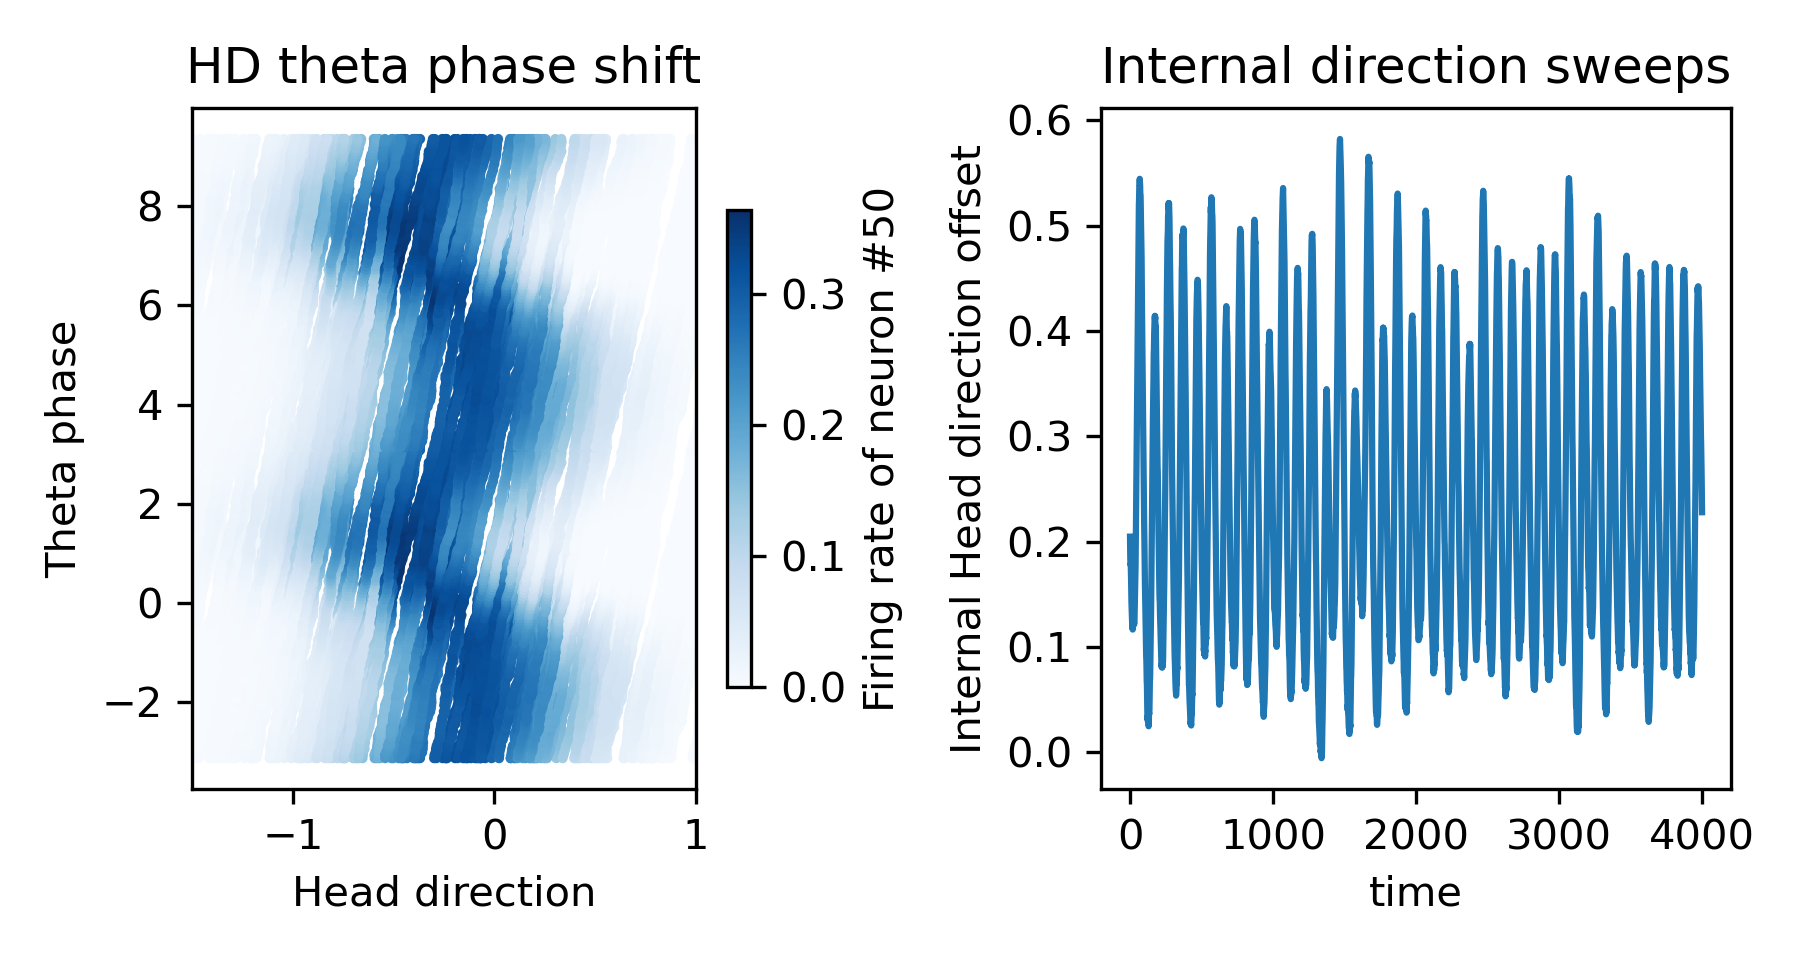

Python code for this plot:
import brainpy as bp
import brainpy.math as bm
import numpy as np
import matplotlib.pyplot as plt
import jax
from Network_models import HD_cell, circle_period
import matplotlib.colors as mcolors
import matplotlib.colorbar as mcolorbar
from scipy.signal import find_peaks, peak_widths
bm.clear_buffer_memory()
bm.set_platform('gpu')
# simulation time step
bm.set_dt(1.)

# 环境设置
x1 = -np.pi
x2 = np.pi
x_bound = np.array([x1, x2, x2, x1, x1])
y_bound = np.array([x1, x1, x2, x2, x1])

num_hd = 100
noise_stre = 0.1
theta_modulation_stre_hd = 0.4
mabr_hd = 12


HD_net = HD_cell(num=num_hd, 
                 noise_stre=noise_stre, 
                 tau=10., tau_v=100., 
                 k=1., mbar=mabr_hd, a=0.4, A=3., J0=4., 
                 z_min=-bm.pi, z_max=bm.pi)

# run coupled net
def run_CoupleNet(i, Head_direction):  # 20 x size

    T_theta = 100
    #calculate TheataModulator at time step i
    t = i*bm.dt
    theta_phase = bm.mod(t, T_theta)/T_theta # theta phase（0,1）
    ThetaModulator_HD = 1+theta_modulation_stre_hd*bm.cos(theta_phase*2*bm.pi)
    #calculate internal head direction
    HD_net.step_run(i, Head_direction, ThetaModulator_HD)
    Internal_direction = HD_net.center #center of mass of internal direction
    HD_activity = HD_net.r 

    return Internal_direction, HD_activity, theta_phase


# run network


N = 8
angular_velocity = 3.15/(1e3)
numT = 2000*20
time_steps = np.arange(numT)

def traj_hd(x0, v, T):
    x = []
    xt = x0
    for i in range(T):
        xt = xt + v * (1 + np.random.randn(1)) * bm.dt
        if xt > np.pi:
            xt -= 2 * np.pi
        if xt < -np.pi:
            xt += 2 * np.pi
        x.append(xt)
    return np.array(x)
Head_direction = traj_hd(x0=-np.pi, v=angular_velocity, T=numT)
plt.figure()
plt.plot(Head_direction)
plt.savefig('./HD_phase_shift/Head_direction.png', dpi=300)
center_HD, r_HD, theta_phase = bm.for_loop(
    run_CoupleNet, (time_steps, Head_direction), progress_bar=True
)
onecycleT = numT/(N/2)
start = int(numT - 0.7*onecycleT)
end = int(numT - 0.3*onecycleT)
theta_phase = (theta_phase-1/2)*2*np.pi
max_bump_activity = np.max(r_HD, axis=1)


labelsize = 10
ticksize = 8
s_size = 2

fig,ax = plt.subplots(1, 2, figsize=(6, 3.2), dpi=300)
hd_plot = Head_direction
hd_plot = np.stack([hd_plot, hd_plot]).flatten()
print(hd_plot.shape)
theta_phase_plot = theta_phase
theta_phase_plot = np.stack([theta_phase_plot, theta_phase_plot+np.pi*2]).flatten()
r_HD_plot = r_HD[:,50]
r_HD_plot = np.stack([r_HD_plot, r_HD_plot]).flatten()
sc = ax[0].scatter(
                hd_plot,
                theta_phase_plot,
                c=r_HD_plot,
                cmap="Blues",
                s=s_size,
)
ax[0].set_xlim(-1.5,1,5)
# ax[0].set_xlabel('Head direction')
ax[0].set_xlabel('Head direction')
ax[0].set_ylabel('Theta phase')
#activity colorbar
cbar = plt.colorbar(sc, ax=ax[0], shrink=0.7)
cbar.set_label('Firing rate of neuron #50')
#xlabels on cbar
ax[0].set_title('HD theta phase shift')

# ax[0].set_aspect('equal')
offset = center_HD[start:end].reshape(-1,)-Head_direction[start:end].reshape(-1,)
offset = circle_period(offset)
ax[1].plot(offset)
ax[1].set_xlabel('time')
ax[1].set_ylabel('Internal Head direction offset')
ax[1].set_title('Internal direction sweeps')
#xlabels on cbar


plt.tight_layout()

plt.savefig('./HD_phase_shift/HD_phase_shift.png', dpi=300)